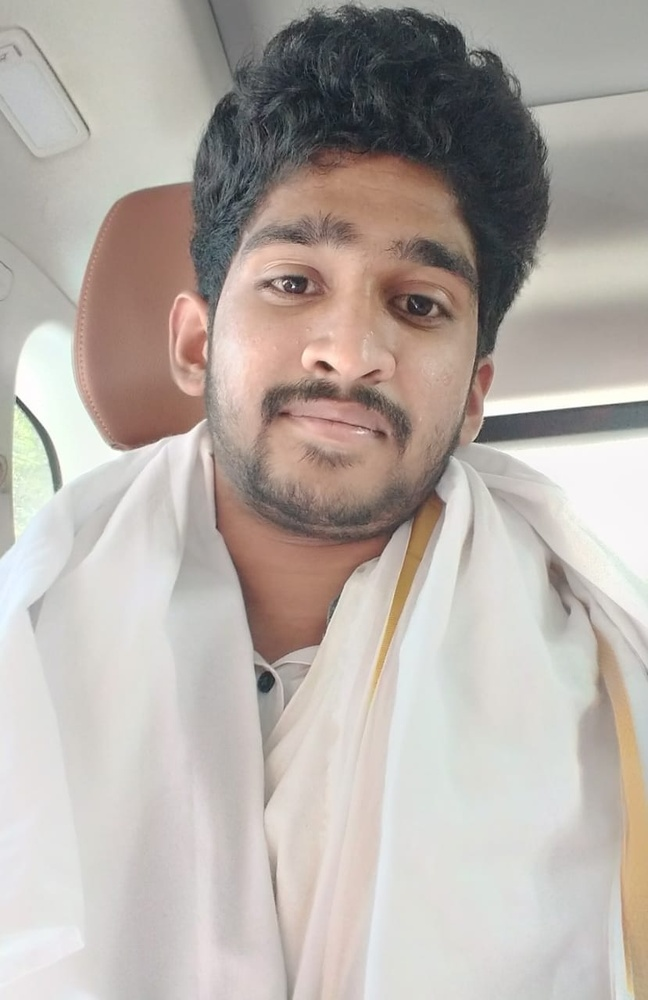
#> input picture lab1/img.jpg, 648 x 1000 px, shrunk from 829 x 1280 before the run
$ python q2.py   (older library calls are emulated)
#> lines starting #> are read from the running program, lines starting #| are printed output that depends on the picture
import cv2
import numpy as np

# Load the image
image_path = 'img.jpg'  # Replace with the path to your image
original_image = cv2.imread(image_path, cv2.IMREAD_GRAYSCALE)  # Read image in grayscale
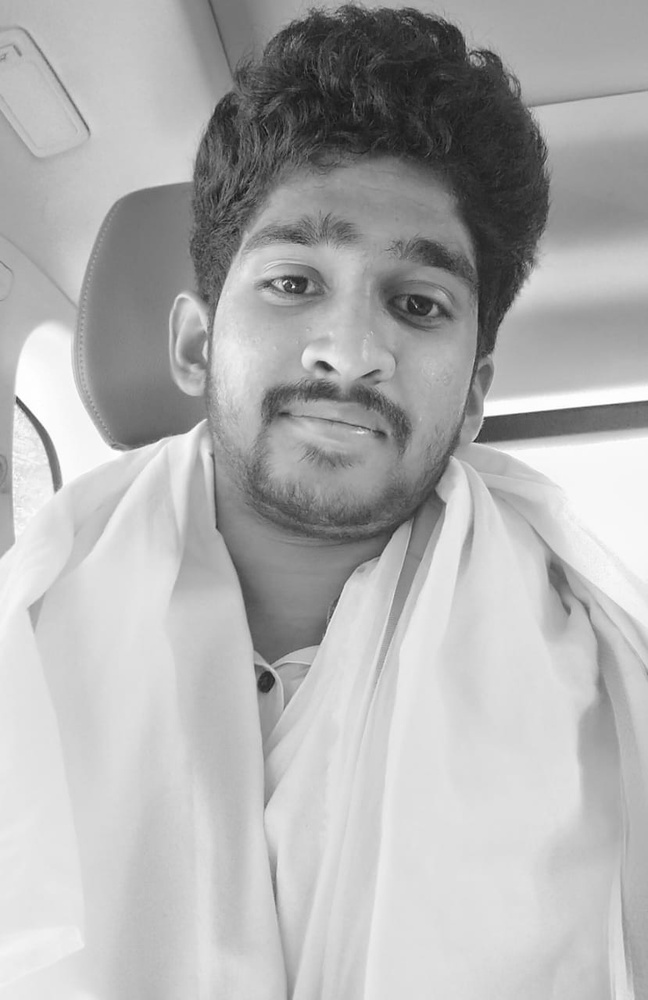
#> original_image: shape (1000, 648); min 14, max 255, mean 176.1

# Step 3: Apply Gaussian smoothing to reduce noise
blurred_image = cv2.GaussianBlur(original_image, (5, 5), 0)

# Step 4: Compute the Laplacian of the smoothed image
laplacian = cv2.Laplacian(blurred_image, cv2.CV_64F)
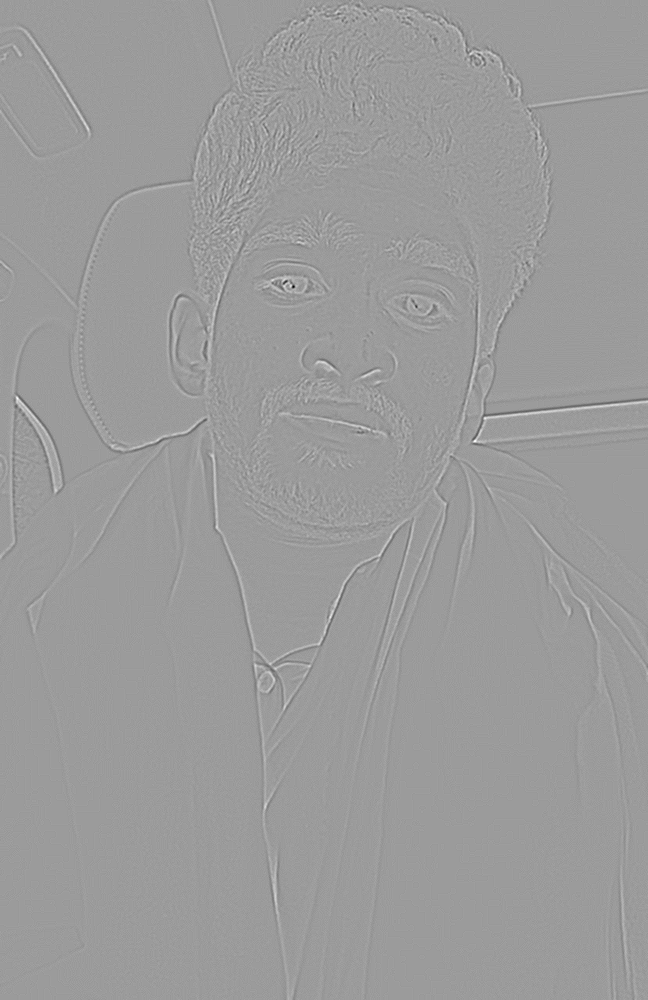
#> laplacian: shape (1000, 648) float64; min -80, max 51, mean 0; drawn with min black and max white

# Step 5: Detect zero-crossings in the Laplacian image
# Define a threshold for zero-crossings (adjust as needed)
threshold = 0.01

def zero_crossings(image):
    rows, cols = image.shape
#> rows = 1000; cols = 648
    zero_crossing_map = np.zeros_like(image, dtype=np.uint8)

    for i in range(1, rows - 1):
        for j in range(1, cols - 1):
            neighbors = [image[i - 1, j], image[i + 1, j], image[i, j - 1], image[i, j + 1]]
            if all(np.sign(image[i, j]) != np.sign(neighbor) for neighbor in neighbors) and abs(image[i, j]) > threshold:
                zero_crossing_map[i, j] = 255
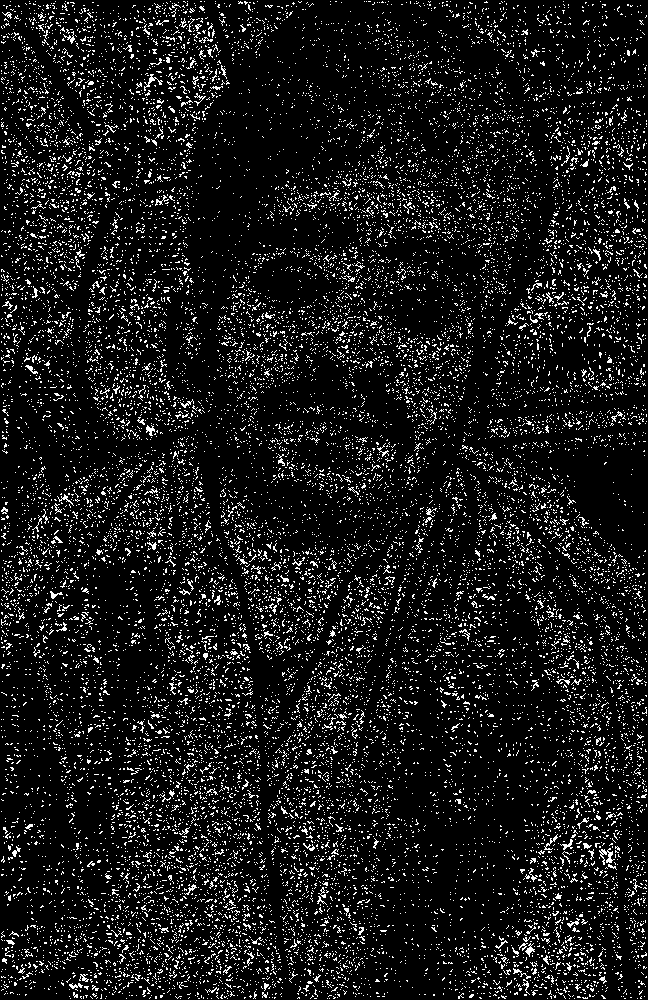
#> zero_crossing_map: shape (1000, 648); 9.5% white in thin lines or dots

    return zero_crossing_map

edge_map = zero_crossings(laplacian)

# Step 6: Display the edge map
cv2.imshow('Original Image', original_image)
cv2.imshow('Edge Map (Marr-Hildreth)', edge_map)
cv2.waitKey(0)
cv2.destroyAllWindows()

$ run again, with lab1/sharpened_image.png saved as lab1/img.jpg
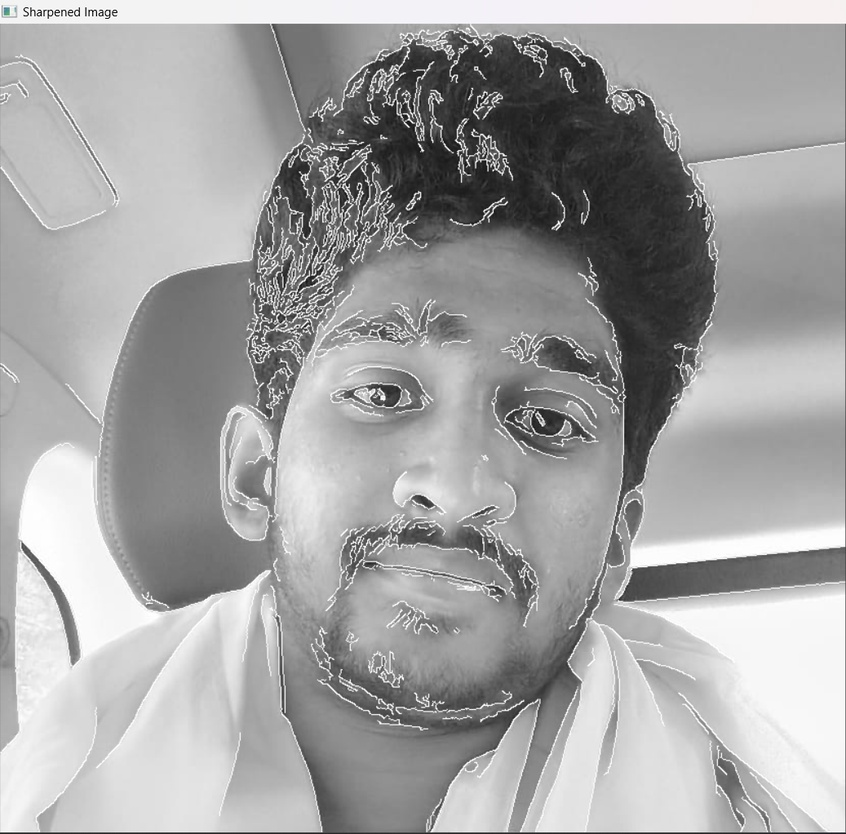
#> input picture lab1/sharpened_image.png, 846 x 834 px, shrunk from 1037 x 1022 before the run
#> `laplacian = cv2.Laplacian(blurred_image, cv2.CV_64F)`:
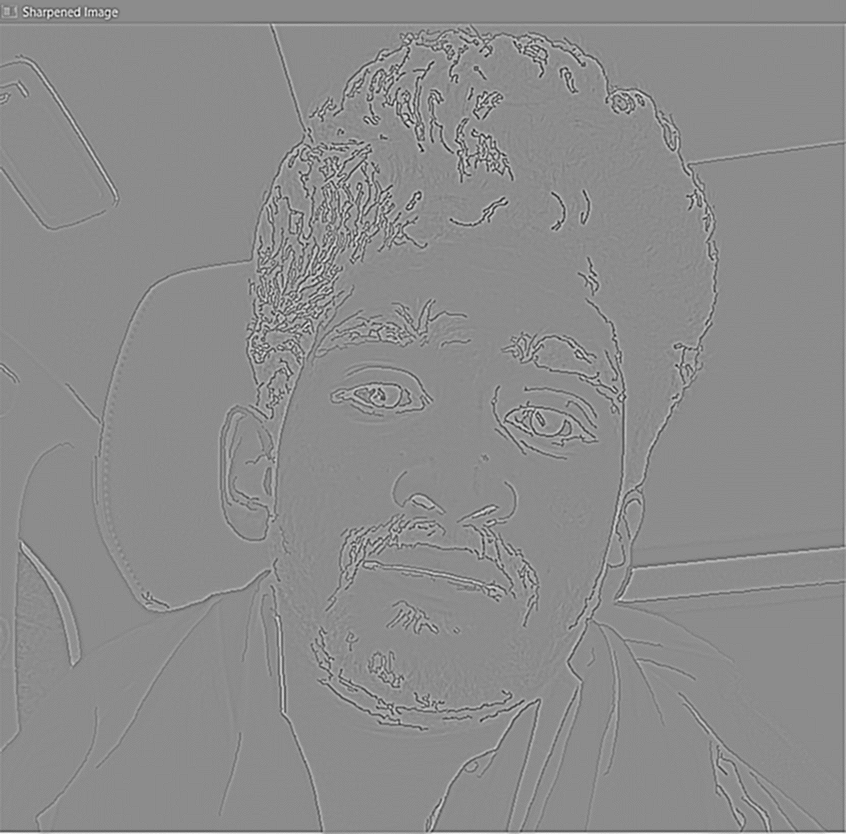
#> laplacian: shape (834, 846) float64; min -94, max 77, mean 0; drawn with min black and max white
#> after the loop in zero_crossings, `for i in range(1, rows - 1):`:
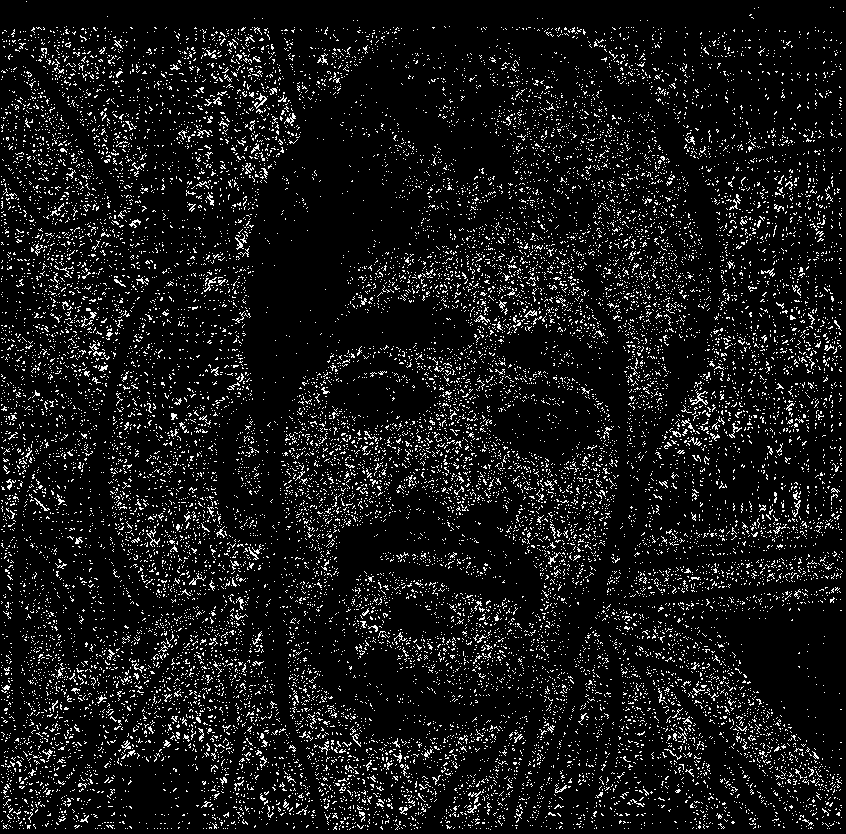
#> zero_crossing_map: shape (834, 846); 8.6% white in thin lines or dots
